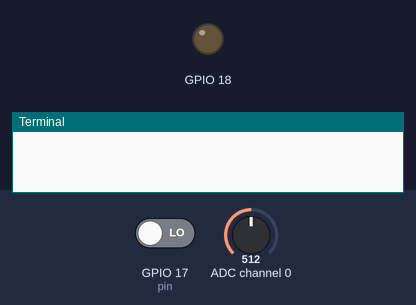
Simulated run of this program. Board: Raspberry Pi (BCM pin numbers). On the bench: output pins drawn as LEDs (lit = HIGH), the last lines printed to the terminal. Dashed ring = blinking. The inputs (shaded band) are chosen by the test bench; at power-on: GPIO 17 (pin) LOW, ADC channel 0 = 512 (analog values on the 0–1023 scale). The clock reads 2024-03-15 10:24:30 at power-on unless the program sets it; the camera gives no picture and a still takes 0.5 s; web requests get an empty 200 reply after 0.4 s; pins used as bus, display or sensor lines are not drawn.

Above: at 1.2 s.
1.3 s: GPIO 17 (pin) driven HIGH
At 4.6 s:
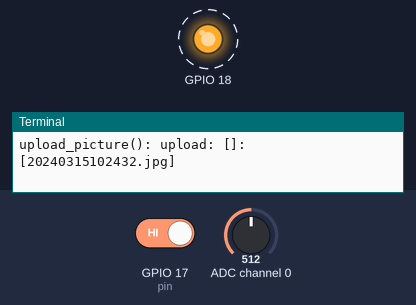
5.4 s: ADC channel 0 set to 839
7.3 s: ADC channel 0 set to 858
At 7.9 s:
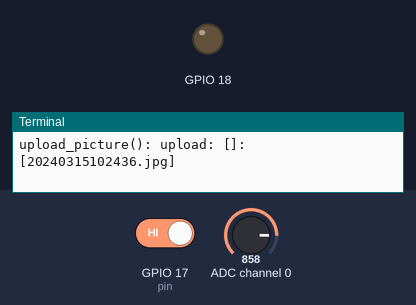
8.8 s: ADC channel 0 set to 840
At 12.8 s:
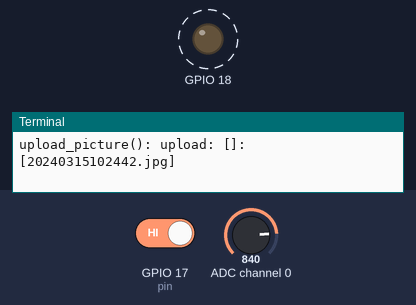
12.9 s: ADC channel 0 set to 860
At 13.6 s:
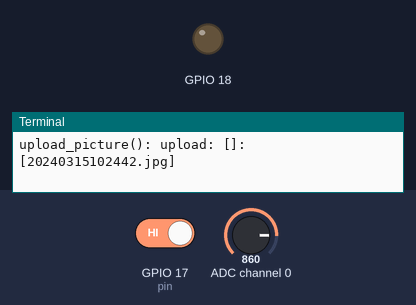
Timing chart, 0 to 15.4 s (numbered marks = the images above; inputs shaded):
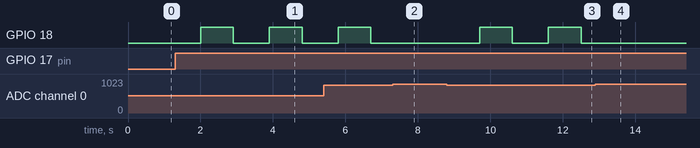

The program:

take_picture.py
```python
# -*- coding: utf-8 -*-

import io
import os
import requests
import datetime
import time
import RPi.GPIO as GPIO
import picamera

# 赤外線センサーモジュールで動きを感知した際に、明るさが充分あれば、カメラで撮影し、画像をサーバにアップロードする
#
# 使用した部品は以下のとおり:
#     - 赤外線センサーモジュール: HC-SR501: 赤外線センサーと制御IC BISS0001 を組み合わせたモジュール:
#         VCC は 5V に接続のこと。3.3V に接続した場合、おかしな動きをすることがあった
#     - フォトレジスタ: 明るさを検知する。A/D コンバーター に接続して使用する
#     - A/D コンバーター: MCP3008: 接続されたフォトレジスタの値を取得する
#     - カメラ: The Raspberry Pi Camera Module v1.3
#     - LED: カメラ撮影時および画像アップロード時に点灯させる

# 画像ファイルのアップロード先
IMG_UPLOAD_URL = 'http://192.168.1.4:8080/upload'

# カメラで撮影するかどうかのしきい値
# 要調整: フォトレジスタから取得した値 ＜ PVALUE_THRESHOLD の場合に、撮影を行う
#         現在の接続方法では、フォトレジスタの値は明るいと値が小さくなり、暗いと大きくなる
PVALUE_THRESHOLD = 850

# 赤外線センサモジュールから状態を取得する
class Pir:
    def __init__(self):
        self.pin = 17
        GPIO.setup(self.pin, GPIO.IN)

    def cleanup(self):
        pass

    # 何かを感知したか
    def detected(self):
        return GPIO.input(self.pin) == GPIO.HIGH

# 明るさを取得する
# NOTE: GPIO と MCP3008 間の配線は SPI (Serial Peripheral Interface) を利用する場合と同じにしているが、
#       別の GPIO ポートでも動作する。
#       ※MCP3008 のデータシート SERIAL COMMUNICATION に記載された SPI 互換の方式で行う。
class Daylight:
    def __init__(self):
        self.pin_clock = 11 # SPI0 SCLK: Serial Peripheral Serial Clock: Output
        self.pin_mosi = 10  # SPI0 MOSI: Master Output Slave Input: Master Output
        self.pin_miso = 9   # SPI0 MISO: Master Input Slave Output: Master Input
        self.pin_cs = 8     # SPI0 CE0: CS(SS): Slave Select: 送受信中は Low
        self.channel = 0    # CH: 0 - 7

        GPIO.setup(self.pin_clock, GPIO.OUT)
        GPIO.setup(self.pin_mosi, GPIO.OUT)
        GPIO.setup(self.pin_miso, GPIO.IN)
        GPIO.setup(self.pin_cs, GPIO.OUT)

    def cleanup(self):
        pass

    # 明るさが充分あるか: OK なら True
    def enough(self):
        pvalue = self.read_pvalue()
        ##print('enough(): pvalue: [%d]' % (pvalue))

        if pvalue < PVALUE_THRESHOLD:
            return True

        return False

    # MCP3008 から指定チャンネルに接続されたフォトレジスタの値を取得する
    # ※フォトレジスタが MCP3008 の指定のチャンネルにつながっていること
    def read_pvalue(self):

        # 前準備
        GPIO.output(self.pin_cs, GPIO.HIGH)
        GPIO.output(self.pin_clock, GPIO.LOW)

        # 開始
        GPIO.output(self.pin_cs, GPIO.LOW)

        #
        # データ要求送信
        #
        # クロックで同期させながら、MOSI から送信する
        #
        # |B4|B3|D2|D1|D0|
        #     B4: 開始: 1
        #     B3: Single/Diff: 1: single-ended, 0: differential
        #     D2 - D0: 000: CH0, 001: CH1, 010: CH2, ... 111: CH7
        control_bits = 0x18             # 開始(1), single-ended(1)
        control_bits |= self.channel    # チャンネル

        # 左に寄せておく
        control_bits <<= 3

        for i in range(5):
            if (control_bits & 0x80):
                GPIO.output(self.pin_mosi, GPIO.HIGH)
            else:
                GPIO.output(self.pin_mosi, GPIO.LOW)

            control_bits <<= 1

            # クロックに同期のための信号を送る
            GPIO.output(self.pin_clock, GPIO.HIGH)
            GPIO.output(self.pin_clock, GPIO.LOW)

        # |sample| の終了
        GPIO.output(self.pin_clock, GPIO.HIGH)
        GPIO.output(self.pin_clock, GPIO.LOW)

        #
        # データ受信
        #
        # クロックで同期させながら、MISO から受信する
        #
        # |nb|B9|B8|B7|B6|B5|B4|B3|B2|B1|B0|
        #     nb: Null Bit
        #     B9 - B0: データ

        pvalue = 0

        for i in range(11):
            pvalue <<= 1
            if (GPIO.input(self.pin_miso) == GPIO.HIGH):
                pvalue |= 0x1

            # クロックに同期のための信号を送る
            GPIO.output(self.pin_clock, GPIO.HIGH)
            GPIO.output(self.pin_clock, GPIO.LOW)

        # 終了
        GPIO.output(self.pin_cs, GPIO.HIGH)

        # Null Bit は念のためマスクして捨てる
        ##print('%x' % pvalue)
        pvalue &= 0x3ff
        ##print('%x' % pvalue)

        return pvalue

# LED を操作する
class Led:
    def __init__(self):
        self.pin = 18
        GPIO.setup(self.pin, GPIO.OUT)
        self.off()

    def cleanup(self):
        self.off()

    def on(self):
        GPIO.output(self.pin, GPIO.HIGH)

    def off(self):
        GPIO.output(self.pin, GPIO.LOW)

# メイン
class Main:

    def __init__(self):
        self.camera = picamera.PiCamera()

        GPIO.setwarnings(False)
        GPIO.setmode(GPIO.BCM)

        self.daylight = Daylight()
        self.pir = Pir()
        self.led = Led()

    def cleanup(self):
        self.daylight.cleanup()
        self.pir.cleanup()
        self.led.cleanup()

        GPIO.cleanup()

    # カメラで撮影を行い、画像データのストリームを返す
    def take_picture(self):
        stream = io.BytesIO()
        ##self.camera.resolution = (180, 120)
        self.camera.capture(stream, 'jpeg')
        stream.seek(0)

        return stream

    # 画像データをサーバにアップロードする
    def upload_picture(self, stream):
        now = datetime.datetime.now()
        filename = now.strftime("%Y%m%d%H%M%S") + '.jpg'
        result = 'failure'

        try:
            response = requests.post(IMG_UPLOAD_URL, files={'picture': (filename, stream, 'image/jpeg')}, data={'uploadfrom': 'take_picture'})
            result = response.text
        except Exception as ex:
            print(ex.args)

        print('upload_picture(): upload: [%s]: [%s]' % (result, filename))

    # メイン処理: 終了するには Ctrl + C
    def run(self):
        while True:
            if self.pir.detected() and self.daylight.enough():

                self.led.on()

                try:

                    with self.take_picture() as stream:
                        self.upload_picture(stream)

                except Exception as ex:
                    print(ex.args)

                self.led.off()

            time.sleep(1)

# スタートアップ
if __name__ == '__main__':
    main = Main()
    try:
        main.run()
    except KeyboardInterrupt:
        main.cleanup()
        ##print 'cleanup done'
```

Measured:
- the behaviour switches between 849 and 850 on ADC channel 0 (found by bisection; images 1 and 2)
- after the input at 1.3 s, GPIO 18: alternates HIGH for 0.90 s and LOW for 1.0 s, starting after 0.70 s
- after the input at 7.3 s, GPIO 18: stays LOW (without the input it goes to HIGH after 0.40 s)
- after the input at 8.8 s, GPIO 18: alternates HIGH for 0.90 s and LOW for 1.0 s, starting after 0.90 s
- after the input at 12.9 s, GPIO 18: stays LOW (without the input it goes to HIGH after 0.61 s)
